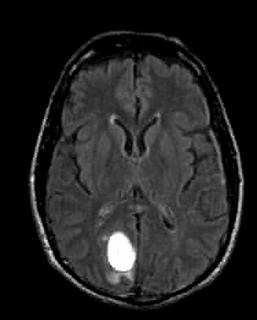
#> input picture MRI-Brain.jpg, 257 x 320 px
$ python open_dim_resize_of_img.py
#> lines starting #> are read from the running program, lines starting #| are printed output that depends on the picture
import cv2
from matplotlib import pyplot as plt
# Reading and Displaying the Image
image = cv2.imread('MRI-Brain.jpg')
#> image is the input picture: shape (320, 257, 3); min 0, max 255, mean 34.2
cv2.imshow('Image',image)
cv2.waitKey(0) #will display the window infinitely until any keypress


# Know the dimension of an image
h,w,c = image.shape
#> h = 320; w = 257; c = 3
print("Height of the image is ",h)
#| Height of the image is  320
print("Width of the image is ",w)
#| Width of the image is  257
print(c)
#| 3

#  Know the pixel intensities inside a ROI and at specific locations
# ROI= image[110:190, 110:198]
# print("Pixel intensity at ROI is: ")
# print(ROI)
Specific_Location = image[140,150]
#> Specific_Location = [87, 87, 87]
print("Pixel intensity at specific location is ",Specific_Location)
#| Pixel intensity at specific location is  [87 87 87]


#  Cropping the Image and Changing the size of an image #crop
cropped_image = image[0:150, 0:150]
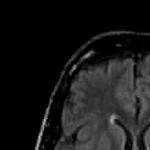
#> cropped_image: shape (150, 150, 3); min 0, max 200, mean 23.6
cv2.imshow("Cropped Image", cropped_image)
cv2.waitKey(0)
#resize
new_size = (int(w*0.5), int(h*0.5))
#> new_size = (128, 160)
resized = cv2.resize(image, new_size)
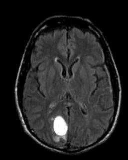
#> resized: shape (160, 128, 3); min 0, max 255, mean 34.1
cv2.imshow("resized", resized)
cv2.waitKey(0)

h,w,c = resized.shape
#> h = 160; w = 128
print("Height of the resized image is ",h)
#| Height of the resized image is  160
print("Width of the resized  image is ",w)
#| Width of the resized  image is  128
# 5. Display histogram
histogram = cv2.calcHist([image],[0],None,[256],[0,256])
#> histogram = 256 values, max 34054 at index 0, min 0 at index 201, mean 321.2
plt.plot(histogram)
plt.show()
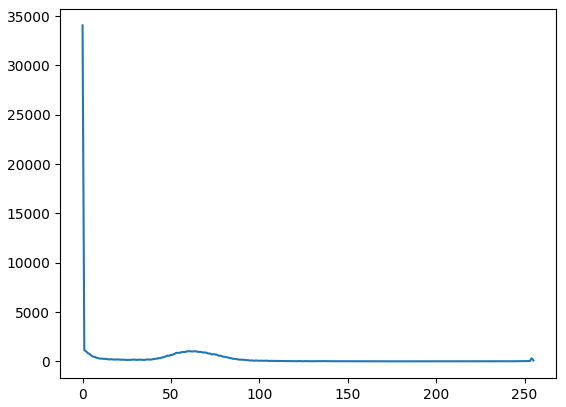
#> figure drawn by matplotlib, 1 panel; curve peaks at x = 0, y = 34054

$ run again, with BIRD.jpg copied over MRI-Brain.jpg
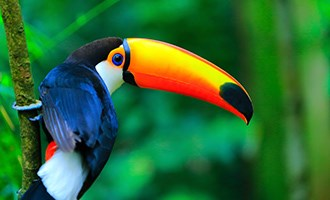
#> input picture BIRD.jpg, 330 x 200 px
#> image is the input picture: shape (200, 330, 3); mean B, G, R 53.9, 108.2, 43.6
#| Height of the image is  200
#| Width of the image is  330
#| 3
#> Specific_Location = [71, 123, 5]
#| Pixel intensity at specific location is  [ 71 123   5]
#> `cropped_image = image[0:150, 0:150]`:
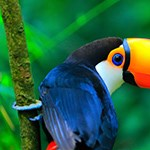
#> cropped_image: shape (150, 150, 3); mean B, G, R 66, 99.2, 36.3
#| Height of the resized image is  100
#| Width of the resized  image is  165
#> histogram = 256 values, max 1971 at index 0, min 7 at index 242, mean 257.8
#> `plt.show()`:
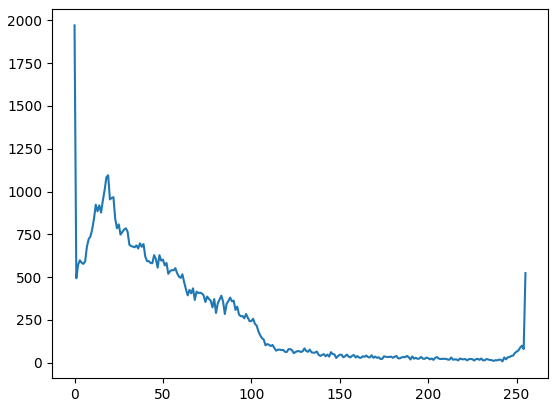
#> figure drawn by matplotlib, 1 panel; curve peaks at x = 0, y = 1971

$ run again, with Correction2.jpg copied over MRI-Brain.jpg
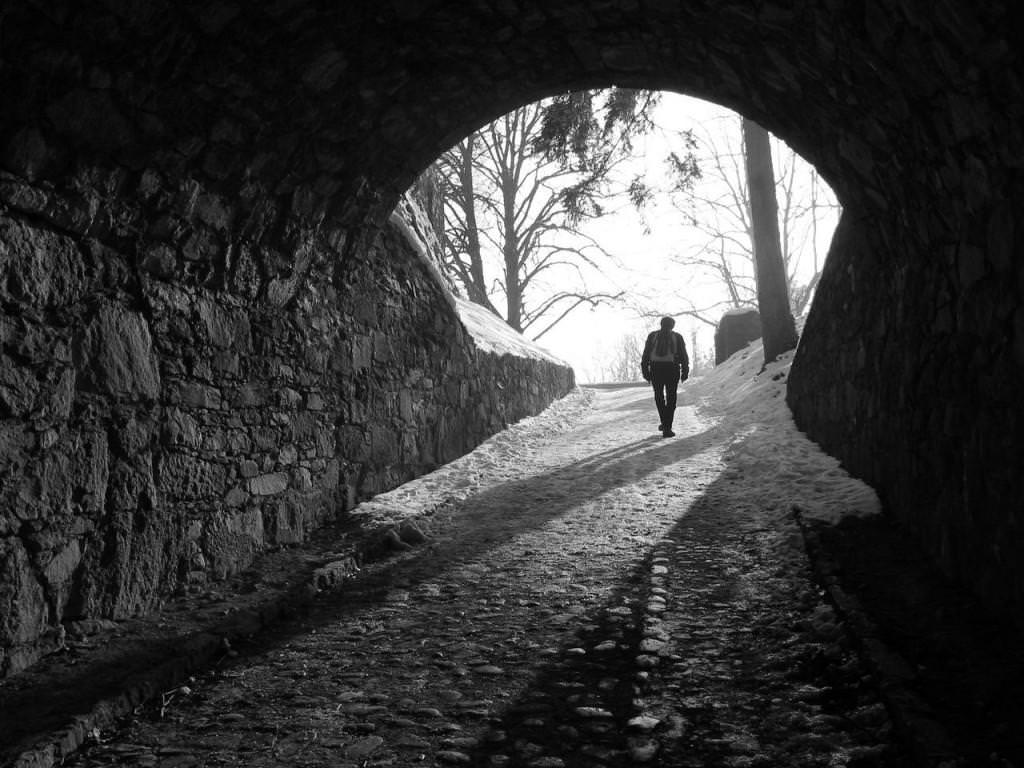
#> input picture Correction2.jpg, 1024 x 768 px
#> image is the input picture: shape (768, 1024, 3); min 0, max 255, mean 56.8
#| Height of the image is  768
#| Width of the image is  1024
#| 3
#> Specific_Location = [7, 7, 7]
#| Pixel intensity at specific location is  [7 7 7]
#> `cropped_image = image[0:150, 0:150]`:
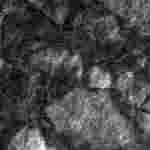
#> cropped_image: shape (150, 150, 3); min 0, max 29, mean 8.1; drawn with min black and max white
#| Height of the resized image is  384
#| Width of the resized  image is  512
#> histogram = 256 values, max 23475 at index 9, min 420 at index 216, mean 3072
#> `plt.show()`:
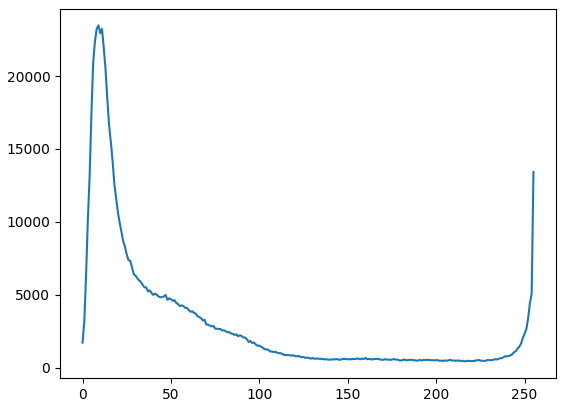
#> figure drawn by matplotlib, 1 panel; curve peaks at x = 9, y = 23475

$ run again, with Grains.jpg copied over MRI-Brain.jpg
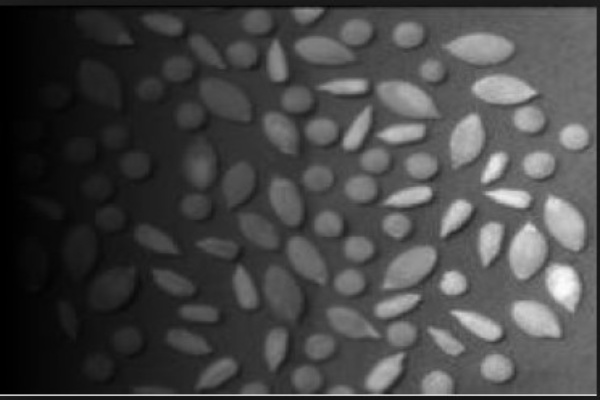
#> input picture Grains.jpg, 600 x 400 px
#> image is the input picture: shape (400, 600, 3); min 0, max 253, mean 70.4
#| Height of the image is  400
#| Width of the image is  600
#| 3
#> Specific_Location = [31, 31, 31]
#| Pixel intensity at specific location is  [31 31 31]
#> `cropped_image = image[0:150, 0:150]`:
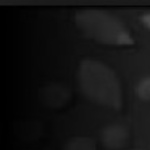
#> cropped_image: shape (150, 150, 3); min 0, max 71, mean 18.1
#| Height of the resized image is  200
#| Width of the resized  image is  300
#> histogram = 256 values, max 3129 at index 26, min 0 at index 254, mean 937.5
#> `plt.show()`:
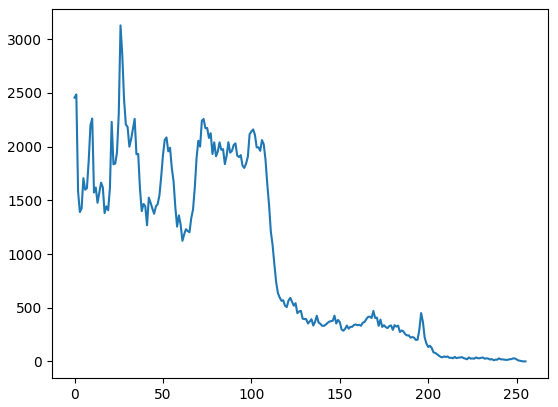
#> figure drawn by matplotlib, 1 panel; curve peaks at x = 26, y = 3129
